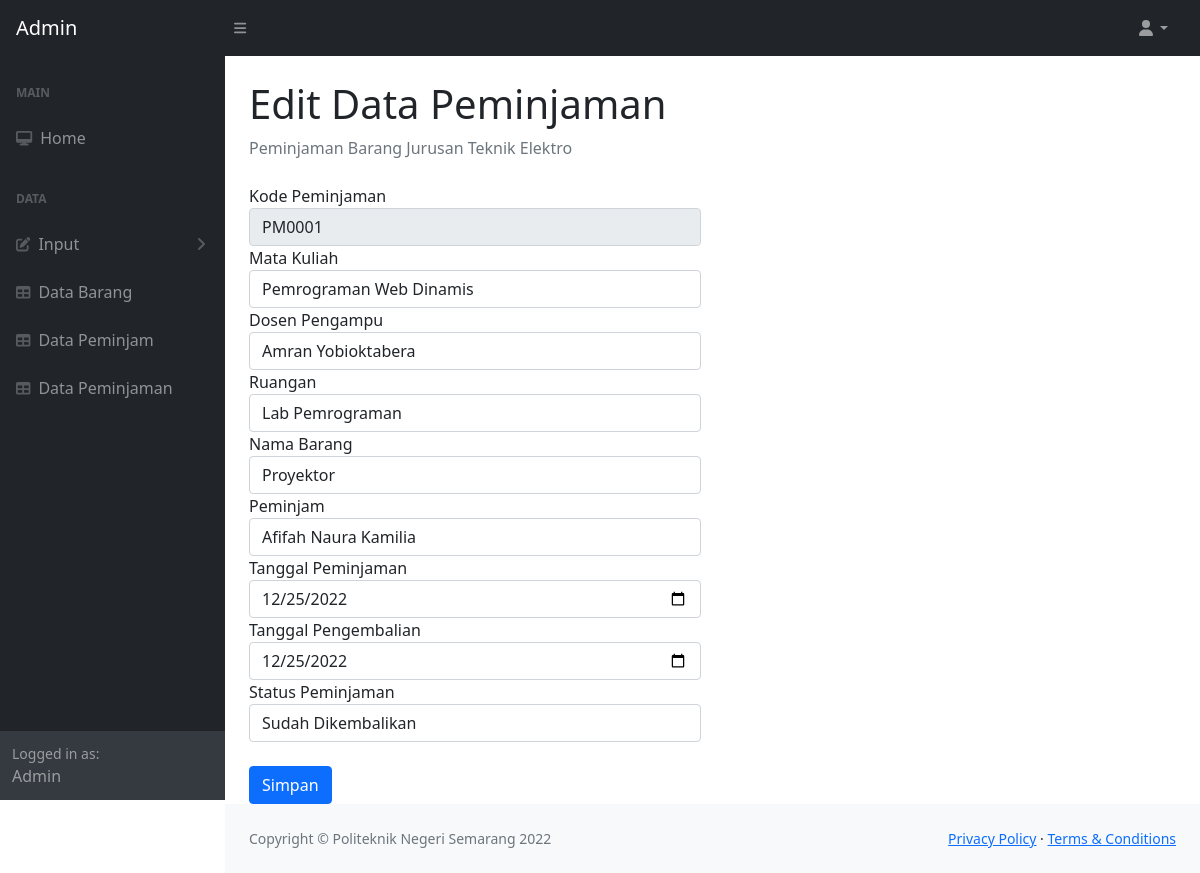
The app's page /edit_data_peminjaman.php?id=PM0001 (signed in) with its own data.
### tables this page shows
CREATE TABLE `user` (
  `id` int(11) NOT NULL,
  `nama_lengkap` varchar(100) NOT NULL,
  `no_hp` varchar(20) NOT NULL,
  `username` varchar(100) NOT NULL,
  `password` varchar(100) NOT NULL,
  `level` int(11) NOT NULL,
  `kode_peminjam` varchar(20) NOT NULL
);

CREATE TABLE `peminjaman` (
  `id` int(11) NOT NULL,
  `kode_peminjaman` varchar(20) NOT NULL,
  `matkul` varchar(30) NOT NULL,
  `dosen` varchar(30) NOT NULL,
  `ruangan` varchar(30) NOT NULL,
  `kode_barang` varchar(30) NOT NULL,
  `kode_peminjam` varchar(30) NOT NULL,
  `tanggal_pinjam` date NOT NULL,
  `tanggal_kembali` date NOT NULL,
  `kode_status` enum('belum','sudah') NOT NULL
);

CREATE TABLE `data_barang` (
  `id` int(11) NOT NULL,
  `kode_barang` varchar(30) NOT NULL,
  `nama_barang` varchar(100) NOT NULL,
  `merek_barang` varchar(50) NOT NULL,
  `tipe_barang` varchar(50) NOT NULL,
  `jumlah_barang` int(15) NOT NULL
);

CREATE TABLE `data_peminjam` (
  `id` int(11) NOT NULL,
  `kode_peminjam` varchar(20) NOT NULL,
  `nama_peminjam` varchar(100) NOT NULL,
  `prodi` varchar(50) NOT NULL,
  `kelas` varchar(20) NOT NULL,
  `nim` varchar(20) NOT NULL,
  `no_hp` varchar(15) NOT NULL,
  `foto` varchar(100) NOT NULL
);

CREATE TABLE `status` (
  `id` int(11) NOT NULL,
  `kode_status` varchar(10) NOT NULL,
  `keterangan_status` varchar(25) NOT NULL
);

### config.php (called while the page is built, shortened)
<?php
    class database{
        var $host = "localhost";
        var $username = "root";
        var $password = "";
        var $database = "peminjaman_barang";
        var $koneksi = "";
        function __construct(){
            $this->koneksi = mysqli_connect($this->host, $this->username, $this->password, $this->database);
        }
        function ambil_data_barang()
        {
            $data_barang = mysqli_query($this->koneksi,"select * from data_barang");
            while($row_data_barang = mysqli_fetch_array($data_barang)){
                $hasil_data_barang[] = $row_data_barang;
            }
            return $hasil_data_barang;
        }
        function ambil_data_peminjam()
        {
            $data_peminjam = mysqli_query($this->koneksi,"select * from data_peminjam");
            while($row_data_peminjam = mysqli_fetch_array($data_peminjam)){
                $hasil_data_peminjam[] = $row_data_peminjam;
            }
            return $hasil_data_peminjam;
        }
        function kode_peminjaman($kode_peminjaman)
        {
            $peminjaman = mysqli_query($this->koneksi,"select * from peminjaman where kode_peminjaman='$kode_peminjaman'");
            while($row_peminjaman = mysqli_fetch_assoc($peminjaman)){
                $hasil_peminjaman[] = $row_peminjaman;
            }
            return $hasil_peminjaman;
        }
        function tampil_data_status()
        {
            $data_status = mysqli_query($this->koneksi,"select * from status");
            while($row_status = mysqli_fetch_array($data_status)){
                $hasil_status[] = $row_status;
            }
            return $hasil_status;
        }
        function login($username)
        {
            $data = mysqli_query($this->koneksi,"SELECT * FROM user where username = '$username'");
            if (mysqli_num_rows($data) == 0) {
                echo "<b>Data user tidak valid</br>";
                $hasil = [];
                header('location:login.php');
            }
            else{
                while($row = mysqli_fetch_array($data)){
                    $hasil[] = $row;
                }
            }
            return $hasil;
        }
    }
?>

### edit_data_peminjaman.php (the view, shortened to what this page needs)
<?php
    $username = $_SESSION['username'];
    include "config.php";
    $db = new Database();
    foreach($db->login($username) as $x){
        $level = $x['level'];
        if($level=='1'){
?>
<!DOCTYPE html>
<html lang="en">
<head>
    <link href="https://cdn.jsdelivr.net/npm/simple-datatables@latest/dist/style.css" rel="stylesheet" />
    <link href="hlmn2/css/styles.css" rel="stylesheet" />
</head>
<body class="sb-nav-fixed">
    <?php
    $db = new Database();
    if(isset($_GET['id'])){
        $kode_peminjaman = $_GET['id'];
        $peminjaman = $db->kode_peminjaman($kode_peminjaman);
    }
    else
    {
        header('Location: tampil_peminjaman.php');
    }
    ?>
    <nav class="sb-topnav navbar navbar-expand navbar-dark bg-dark">
            <a class="navbar-brand ps-3" href="halaman_admin.php">Admin</a>
            <button class="btn btn-link btn-sm order-1 order-lg-0 me-4 me-lg-0" id="sidebarToggle" href="#!"><i class="fas fa-bars"></i></button>
            <ul class="navbar-nav ms-auto ms-md-0 me-3 me-lg-4">
                <li class="nav-item dropdown">
                    <a class="nav-link dropdown-toggle" id="navbarDropdown" href="#" role="button" data-bs-toggle="dropdown" aria-expanded="false"><i class="fas fa-user fa-fw"></i></a>
                </li>
            </ul>
        </nav>
        <div id="layoutSidenav">
            <div id="layoutSidenav_nav">
                <nav class="sb-sidenav accordion sb-sidenav-dark" id="sidenavAccordion">
                    <div class="sb-sidenav-menu">
                        <div class="nav">
                            <div class="sb-sidenav-menu-heading">Main</div>
                            <a class="nav-link" href="halaman_admin.php">
                                <div class="sb-nav-link-icon"><i class="fas fa-desktop"></i></div>
                                Home
                            </a>
                            <div class="sb-sidenav-menu-heading">Data</div>
                            <a class="nav-link collapsed" href="#" data-bs-toggle="collapse" data-bs-target="#collapseLayouts" aria-expanded="false" aria-controls="collapseLayouts">
                                <div class="sb-nav-link-icon"><i class="fas fa-edit"></i></div>
                                Input
                                <div class="sb-sidenav-collapse-arrow"><i class="fas fa-angle-down"></i></div>
                            </a>
                            <a class="nav-link" href="tampil_data_barang.php">
                                <div class="sb-nav-link-icon"><i class="fas fa-table"></i></div>
                                Data Barang
                            </a>
                            <a class="nav-link" href="tampil_data_peminjam.php">
                                <div class="sb-nav-link-icon"><i class="fas fa-table"></i></div>
                                Data Peminjam
                            </a>
                            <a class="nav-link" href="tampil_peminjaman.php">
                                <div class="sb-nav-link-icon"><i class="fas fa-table"></i></div>
                                Data Peminjaman
                            </a>
                        </div>
                    </div>
                    <div class="sb-sidenav-footer">
                        <div class="small">Logged in as:</div>
                        Admin
                    </div>
                </nav>
            </div>
            <div id="layoutSidenav_content">
                <main>
                    <div class="container-fluid px-4">
                        <h1 class="mt-4">Edit Data Peminjaman</h1>
                        <ol class="breadcrumb mb-4">
                            <li class="breadcrumb-item active">Peminjaman Barang Jurusan Teknik Elektro</li>
                        </ol>
                        <div class="row">
                    <div class="col-lg-6">
                        <form action="simpan_edit_peminjaman.php" method="post" enctype="multipart/form-data">
                            <div class="form-group">
                                <label>Kode Peminjaman</label>
                                <input type="text" name="kode_peminjaman" class="form-control" value="<?php echo $peminjaman[0]['kode_peminjaman']; ?>" disabled>
                            </div>
                            <div class="form-group">
                                <label>Mata Kuliah</label>
                                <input type="text" name="matkul" class="form-control" value="<?php echo $peminjaman[0]['matkul']; ?>">
                            </div>
                            <div class="form-group">
                                <label>Dosen Pengampu</label>
                                <input type="text" name="dosen" class="form-control" value="<?php echo $peminjaman[0]['dosen']; ?>">
                            </div>
                            <div class="form-group">
                                <label>Ruangan</label>
                                <input type="text" name="ruangan" class="form-control" value="<?php echo $peminjaman[0]['ruangan']; ?>">
                            </div>
                            <div class="form-group">
                                <label>Nama Barang</label>
                                <select name="kode_barang" class="form-control">
                                    <?php
                                    $kode_barang = $peminjaman[0]['kode_barang'];
                                    foreach($db->ambil_data_barang() as $x){
                                        echo "<option value=".$x['kode_barang'];
                                        if($x['kode_barang']==$kode_barang){echo " selected=selected";}
                                        echo ">" . $x['nama_barang']. "</option>";
                                    }
                                    ?>
                                </select>
                            </div>
                            <div class="form-group">
                                <label>Peminjam</label>
                                <select name="kode_peminjam" class="form-control">
                                    <?php
                                    $kode_peminjam = $peminjaman[0]['kode_peminjam'];
                                    foreach($db->ambil_data_peminjam() as $x){
                                        echo "<option value=".$x['kode_peminjam'];
                                        if($x['kode_peminjam']==$kode_peminjam){echo " selected=selected";}
                                        echo ">" . $x['nama_peminjam']. "</option>";
                                    }
                                    ?>
                                </select>
                            </div>
                            <div class="form-group">
                                <label>Tanggal Peminjaman</label>
                                <input type="date" name="tanggal_pinjam" class="form-control" value="<?php echo $peminjaman[0]['tanggal_pinjam']; ?>">
                            </div>
                            <div class="form-group">
                                <label>Tanggal Pengembalian</label>
                                <input type="date" name="tanggal_kembali" class="form-control" value="<?php echo $peminjaman[0]['tanggal_kembali']; ?>">
                            </div>
                            <div class="form-group">
                                <label>Status Peminjaman</label>
                                <select name="kode_status" class="form-control">
                                    <?php
                                    $kode_status = $peminjaman[0]['kode_status'];
                                    foreach($db->tampil_data_status() as $x){
                                        echo "<option value=".$x['kode_status'];
                                        if($x['kode_status']==$kode_status){echo " selected=selected";}
                                        echo ">" . $x['keterangan_status']. "</option>";
                                    }
                                    ?>
                                </select>
                            </div>
                            <br><button type="submit" value="Simpan" class="btn btn-primary">Simpan</button>
                        </form>
                    </div>
                </div>
                    </div>
                </main>
                <footer class="py-4 bg-light mt-auto">
                    <div class="container-fluid px-4">
                        <div class="d-flex align-items-center justify-content-between small">
                            <div class="text-muted">Copyright &copy; Politeknik Negeri Semarang 2022</div>
                            <div>
                                <a href="#">Privacy Policy</a>
                                &middot;
                                <a href="#">Terms &amp; Conditions</a>
                            </div>
                        </div>
                    </div>
                </footer>
            </div>
        </div>
</body>
</html>
<?php
        }
        else{
            echo "Anda belum login";
            header("Location: login.php");
        }
    }
?>

### records on screen
user: kode_peminjaman "PM0001", matkul "Pemrograman Web Dinamis", dosen "Amran Yobioktabera", ruangan "Lab Pemrograman", kode_barang "Proyektor", kode_peminjam "Afifah Naura Kamilia", tanggal_pinjam "12/25/2022", tanggal_kembali "12/25/2022", kode_status "Sudah Dikembalikan"
